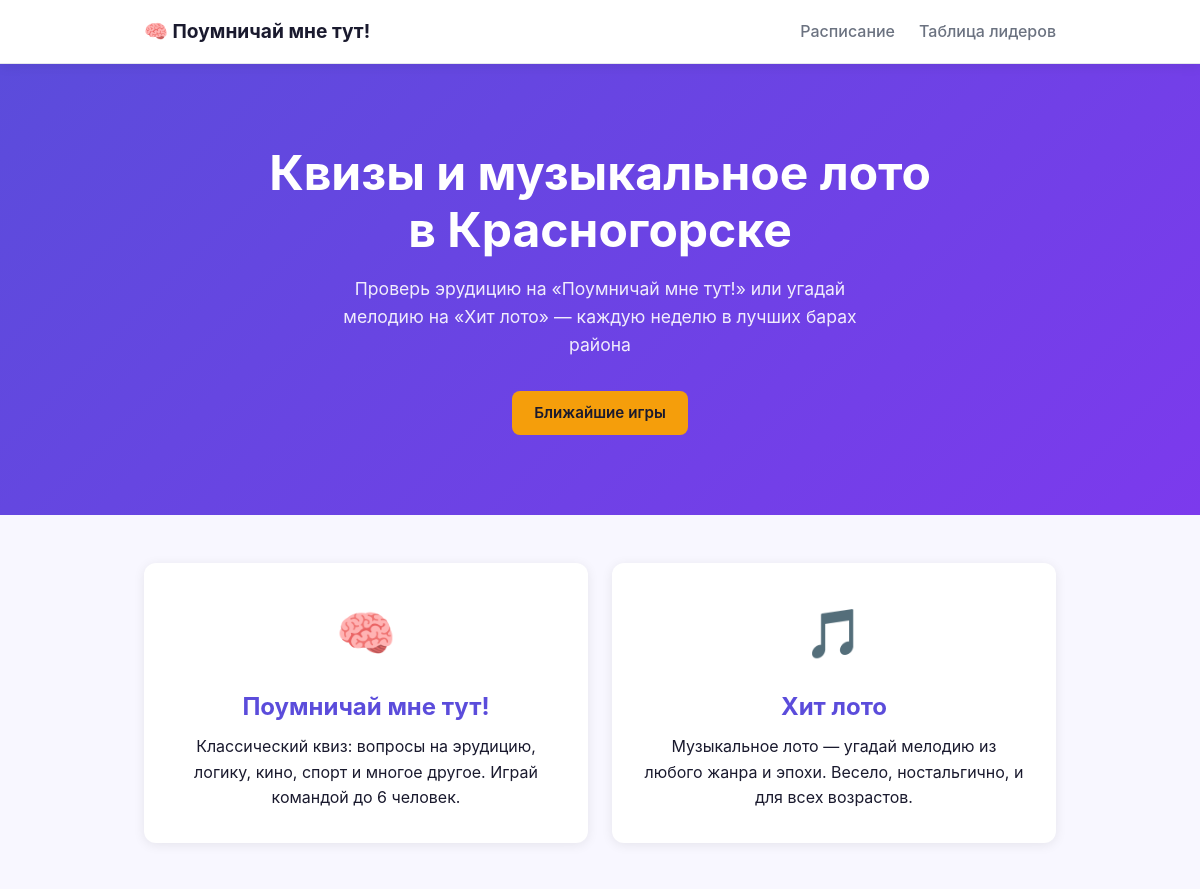
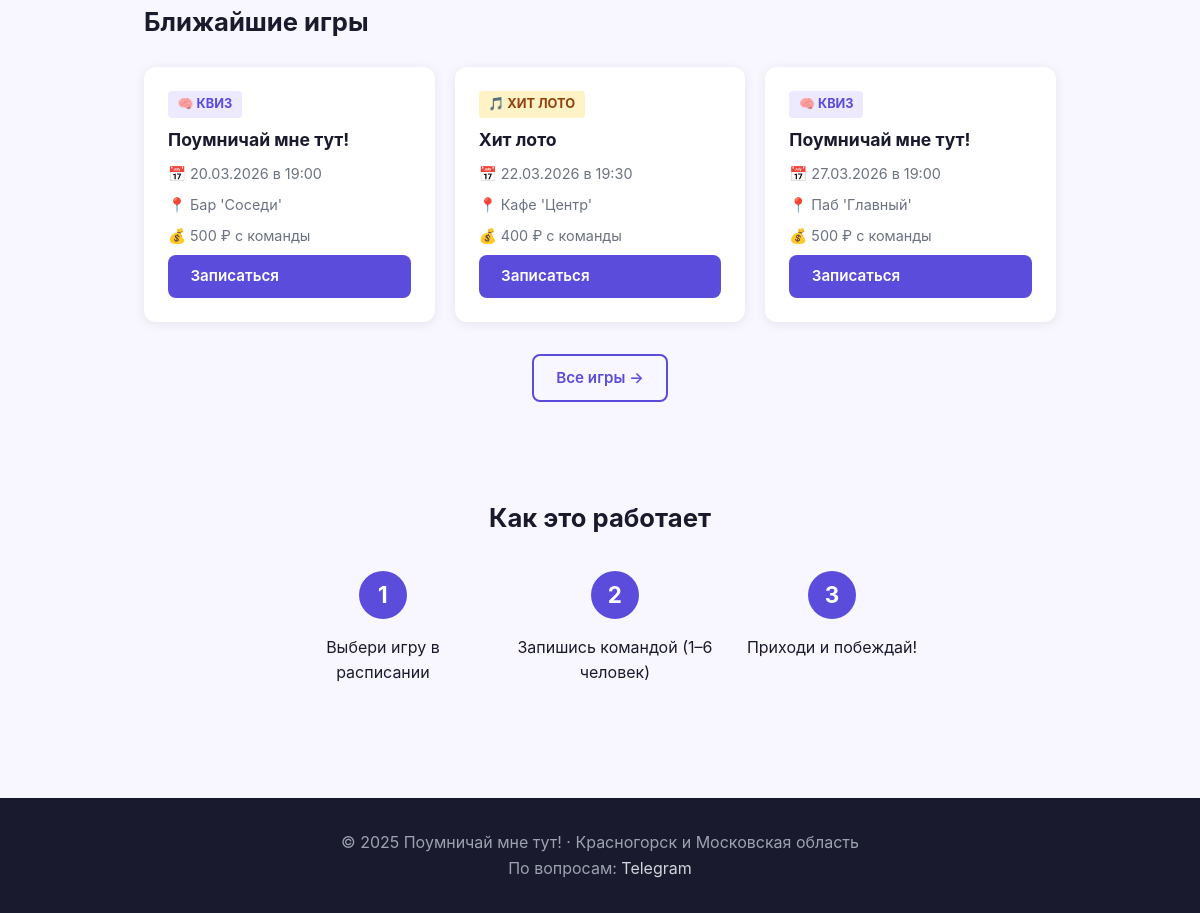
The page / on the database its author committed (2 pictures, top to bottom).
### database.py (models this page shows)
class Game(Base):
    __tablename__ = "games"
    id = Column(Integer, primary_key=True, index=True)
    title = Column(String, nullable=False)          # "Поумничай мне тут!" / "Хит лото"
    game_type = Column(String, nullable=False)       # "quiz" / "music"
    location = Column(String, nullable=False)        # название бара/места
    address = Column(String, nullable=True)
    game_date = Column(DateTime, nullable=False)
    max_teams = Column(Integer, default=20)
    price = Column(Integer, default=0)              # цена за команду в рублях
    description = Column(Text, nullable=True)
    is_active = Column(Boolean, default=True)
    created_at = Column(DateTime, default=datetime.utcnow)

### main.py (the view)
@app.get("/", response_class=HTMLResponse)
async def index(request: Request, db: Session = Depends(get_db)):
    upcoming = (db.query(Game)
                .filter(Game.is_active == True, Game.game_date >= datetime.utcnow())
                .order_by(Game.game_date)
                .limit(3).all())
    return templates.TemplateResponse("index.html", {"request": request, "games": upcoming})

### templates/index.html (shortened to what this page needs)
{% extends "base.html" %}
{% block content %}
<section class="hero">
    <div class="container">
        <h1>Квизы и музыкальное лото<br>в Красногорске</h1>
        <p class="hero-sub">Проверь эрудицию на «Поумничай мне тут!» или угадай мелодию на «Хит лото» — каждую неделю в лучших барах района</p>
        <a href="/schedule" class="btn btn-primary">Ближайшие игры</a>
    </div>
</section>
<section class="formats container">
    <div class="format-card">
        <div class="format-icon">🧠</div>
        <h2>Поумничай мне тут!</h2>
        <p>Классический квиз: вопросы на эрудицию, логику, кино, спорт и многое другое. Играй командой до 6 человек.</p>
    </div>
    <div class="format-card">
        <div class="format-icon">🎵</div>
        <h2>Хит лото</h2>
        <p>Музыкальное лото — угадай мелодию из любого жанра и эпохи. Весело, ностальгично, и для всех возрастов.</p>
    </div>
</section>
{% if games %}
<section class="upcoming container">
    <h2>Ближайшие игры</h2>
    <div class="games-grid">
        {% for game in games %}
        <div class="game-card">
            <div class="game-type {{ 'quiz' if game.game_type == 'quiz' else 'music' }}">
                {{ "🧠 Квиз" if game.game_type == "quiz" else "🎵 Хит лото" }}
            </div>
            <h3>{{ game.title }}</h3>
            <p class="game-meta">📅 {{ game.game_date.strftime("%d.%m.%Y в %H:%M") }}</p>
            <p class="game-meta">📍 {{ game.location }}</p>
            {% if game.price > 0 %}
            <p class="game-meta">💰 {{ game.price }} ₽ с команды</p>
            {% endif %}
            <a href="/register/{{ game.id }}" class="btn btn-primary">Записаться</a>
        </div>
        {% endfor %}
    </div>
    <div class="center">
        <a href="/schedule" class="btn btn-outline">Все игры →</a>
    </div>
</section>
{% endif %}
<section class="how-it-works container">
    <h2>Как это работает</h2>
    <div class="steps">
        <div class="step">
            <div class="step-num">1</div>
            <p>Выбери игру в расписании</p>
        </div>
        <div class="step">
            <div class="step-num">2</div>
            <p>Запишись командой (1–6 человек)</p>
        </div>
        <div class="step">
            <div class="step-num">3</div>
            <p>Приходи и побеждай!</p>
        </div>
    </div>
</section>
{% endblock %}

### templates/base.html (shortened to what this page needs)
<!DOCTYPE html>
<html lang="ru">
<head>
    <link rel="stylesheet" href="/static/style.css">
</head>
<body>
    <header>
        <nav class="container">
            <a href="/" class="logo">🧠 Поумничай мне тут!</a>
            <ul class="nav-links">
                <li><a href="/schedule">Расписание</a></li>
                <li><a href="/leaderboard">Таблица лидеров</a></li>
            </ul>
        </nav>
    </header>
    <main>
        {% block content %}{% endblock %}
    </main>
    <footer>
        <div class="container">
            <p>© 2025 Поумничай мне тут! · Красногорск и Московская область</p>
            <p>По вопросам: <a href="https://t.me/Vlad_Ah">Telegram</a></p>
        </div>
    </footer>
</body>
</html>

### static/style.css (style rules this page uses)
*, *::before, *::after { box-sizing: border-box; margin: 0; padding: 0; }
:root { --primary: #5b4cdb; --primary-dark: #4438c0; --accent: #f59e0b; --bg: #f8f7ff; --surface: #ffffff; --text: #1a1a2e; --text-muted: #6b7280; --border: #e5e7eb; --gold: #fbbf24; --silver: #9ca3af; --bronze: #d97706; --success: #10b981; --error: #ef4444; --radius: 12px; --shadow: 0 2px 12px rgba(0,0,0,.08); }
body { font-family: -apple-system, BlinkMacSystemFont, "Segoe UI", Roboto, sans-serif; background: var(--bg); color: var(--text); line-height: 1.6; }
a { color: var(--primary); text-decoration: none; }
.container { max-width: 960px; margin: 0 auto; padding: 0 1.5rem; }
.center { text-align: center; }
header { background: var(--surface); border-bottom: 1px solid var(--border); padding: 1rem 0; position: sticky; top: 0; z-index: 100; box-shadow: var(--shadow); }
header nav { display: flex; align-items: center; justify-content: space-between; gap: 1rem; }
.logo { font-weight: 700; font-size: 1.2rem; color: var(--text); }
.nav-links { list-style: none; display: flex; gap: 1.5rem; }
.nav-links a { color: var(--text-muted); font-weight: 500; }
footer { background: var(--text); color: #9ca3af; padding: 2rem 0; text-align: center; margin-top: 4rem; }
footer a { color: #d1d5db; }
.btn { display: inline-block; padding: .6rem 1.4rem; border-radius: 8px; font-weight: 600; font-size: .95rem; cursor: pointer; border: none; transition: all .15s; text-decoration: none; }
.btn-primary { background: var(--primary); color: #fff; }
.btn-outline { background: transparent; border: 2px solid var(--primary); color: var(--primary); }
.hero { background: linear-gradient(135deg, var(--primary) 0%, #7c3aed 100%); color: #fff; padding: 5rem 0; text-align: center; }
.hero h1 { font-size: clamp(1.8rem, 5vw, 3rem); margin-bottom: 1rem; line-height: 1.2; }
.hero-sub { font-size: 1.1rem; opacity: .9; max-width: 560px; margin: 0 auto 2rem; }
.hero .btn-primary { background: var(--accent); color: var(--text); }
.formats { display: grid; grid-template-columns: 1fr 1fr; gap: 1.5rem; padding: 3rem 1.5rem; }
.format-card { background: var(--surface); border-radius: var(--radius); padding: 2rem; box-shadow: var(--shadow); text-align: center; }
.format-icon { font-size: 3rem; margin-bottom: 1rem; }
.format-card h2 { margin-bottom: .5rem; color: var(--primary); }
.upcoming { padding: 0 1.5rem 3rem; }
.upcoming h2 { font-size: 1.6rem; margin-bottom: 1.5rem; }
.games-grid { display: grid; grid-template-columns: repeat(auto-fill, minmax(280px, 1fr)); gap: 1.25rem; margin-bottom: 2rem; }
.game-card { background: var(--surface); border-radius: var(--radius); padding: 1.5rem; box-shadow: var(--shadow); display: flex; flex-direction: column; gap: .5rem; }
.game-card h3 { font-size: 1.1rem; }
.game-meta { color: var(--text-muted); font-size: .9rem; }
.game-card .btn { margin-top: auto; }
.game-type { font-size: .8rem; font-weight: 700; text-transform: uppercase; padding: .2rem .6rem; border-radius: 4px; width: fit-content; }
.game-type.quiz { background: #ede9fe; color: var(--primary); }
.game-type.music { background: #fef3c7; color: #92400e; }
.how-it-works { padding: 3rem 1.5rem; text-align: center; }
.how-it-works h2 { margin-bottom: 2rem; font-size: 1.6rem; }
.steps { display: flex; gap: 2rem; justify-content: center; flex-wrap: wrap; }
.step { max-width: 200px; }
.step-num { width: 48px; height: 48px; border-radius: 50%; background: var(--primary); color: #fff; font-size: 1.4rem; font-weight: 700; display: flex; align-items: center; justify-content: center; margin: 0 auto 1rem; }

### rows shown on the page
Game: game_type "🧠 КВИЗ", title "Поумничай мне тут!", game_date "20.03.2026 в 19:00", location "Бар 'Соседи'", price "500"
Game: game_type "🎵 ХИТ ЛОТО", title "Хит лото", game_date "22.03.2026 в 19:30", location "Кафе 'Центр'", price "400"
Game: game_type "🧠 КВИЗ", title "Поумничай мне тут!", game_date "27.03.2026 в 19:00", location "Паб 'Главный'", price "500"
